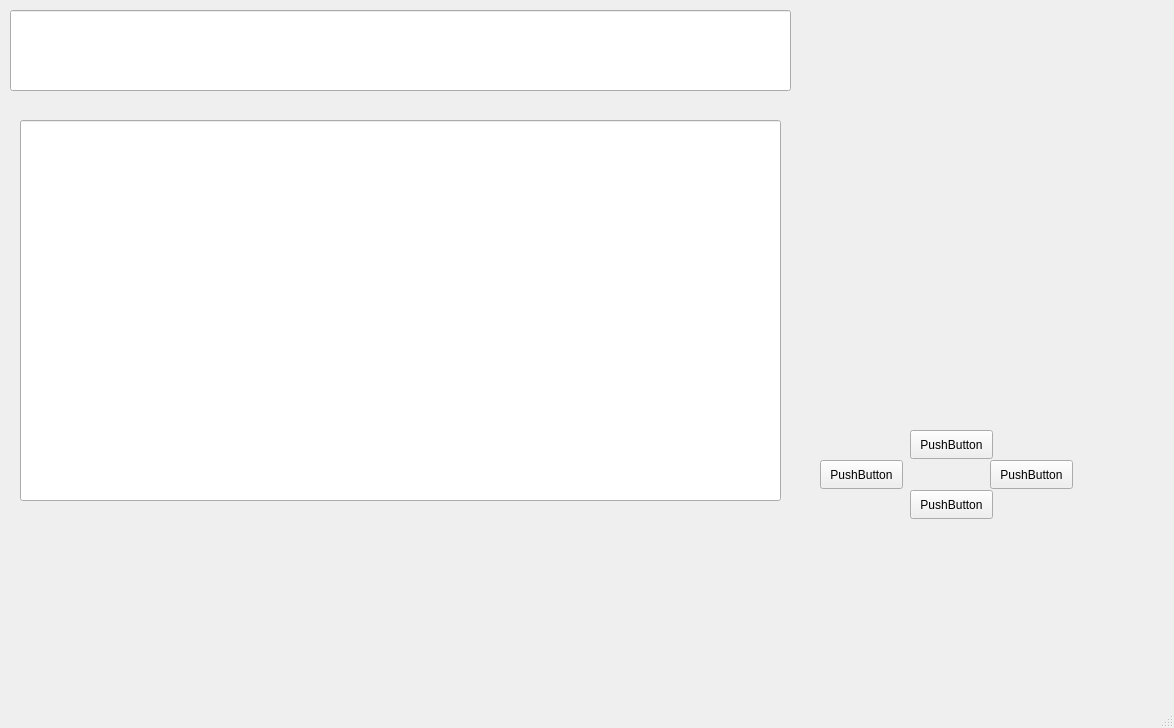
<?xml version="1.0" encoding="UTF-8"?>
<ui version="4.0">
 <class>MainWindow</class>
 <widget class="QMainWindow" name="MainWindow">
  <property name="geometry">
   <rect>
    <x>0</x>
    <y>0</y>
    <width>1174</width>
    <height>728</height>
   </rect>
  </property>
  <property name="windowTitle">
   <string>MainWindow</string>
  </property>
  <widget class="QWidget" name="centralwidget">
   <widget class="QLineEdit" name="lineEdit">
    <property name="geometry">
     <rect>
      <x>10</x>
      <y>10</y>
      <width>781</width>
      <height>81</height>
     </rect>
    </property>
   </widget>
   <widget class="QLineEdit" name="outputLineEdit">
    <property name="geometry">
     <rect>
      <x>20</x>
      <y>120</y>
      <width>761</width>
      <height>381</height>
     </rect>
    </property>
   </widget>
   <widget class="QPushButton" name="pushButton">
    <property name="geometry">
     <rect>
      <x>910</x>
      <y>430</y>
      <width>83</width>
      <height>29</height>
     </rect>
    </property>
    <property name="text">
     <string>PushButton</string>
    </property>
   </widget>
   <widget class="QPushButton" name="pushButton_2">
    <property name="geometry">
     <rect>
      <x>910</x>
      <y>490</y>
      <width>83</width>
      <height>29</height>
     </rect>
    </property>
    <property name="text">
     <string>PushButton</string>
    </property>
   </widget>
   <widget class="QPushButton" name="pushButton_3">
    <property name="geometry">
     <rect>
      <x>820</x>
      <y>460</y>
      <width>83</width>
      <height>29</height>
     </rect>
    </property>
    <property name="text">
     <string>PushButton</string>
    </property>
   </widget>
   <widget class="QPushButton" name="pushButton_4">
    <property name="geometry">
     <rect>
      <x>990</x>
      <y>460</y>
      <width>83</width>
      <height>29</height>
     </rect>
    </property>
    <property name="text">
     <string>PushButton</string>
    </property>
   </widget>
  </widget>
  <widget class="QMenuBar" name="menubar">
   <property name="geometry">
    <rect>
     <x>0</x>
     <y>0</y>
     <width>1174</width>
     <height>25</height>
    </rect>
   </property>
  </widget>
  <widget class="QStatusBar" name="statusbar"/>
 </widget>
 <resources/>
 <connections/>
</ui>
